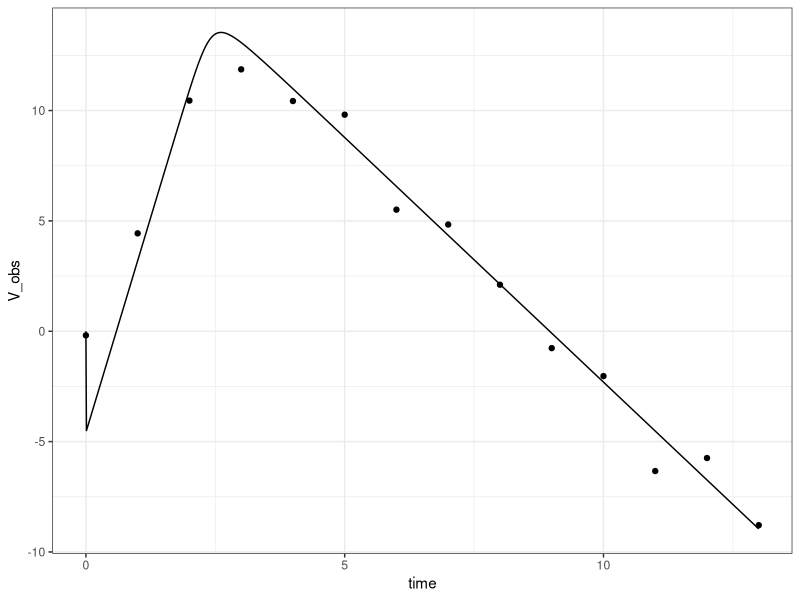

This figure's R source:
library(deSolve)
library(tidyverse)

# target cell limited model ode system
targetcell <- function(t, states, params) {
  with(as.list(c(states, params)), {
    dT <- -b * V * T
    dI <- b * V * T - d * I
    dV <- p * I - c * V
    #dR <- c * V - e * R
    
    list(c(dT, dI, dV))
  })
}

# observation process
observe <- function(df, sigma = 1) {
  n <- length(df$V)
  df$V_obs <- rnorm(n, log(df$V), 1)

  return(df)
}

fit <- function(df) {
  
}

# set true parameter values
params <- c(
  b = 0.000005788,
  d = 2.36,
  c = 974,
  p = 2.15
  # e = 0.5
)

# initialize stat variables
states <- c(
  T = 8e8,
  I = 0,
  V = 1
  # R = 0
)

# create vectors for plotting true value
times <- seq(0, 13, by = 0.01)

# samples for DGP
samples <- seq(0, 13, by = 1)

#
true <- ode(y = states, times = times, func = targetcell, parms = params)
true <- as.data.frame(true)

samples <- ode(y = states, times = samples, func = targetcell, parms = params)
samples <- as.data.frame(samples)

# observations process
samples <- observe(samples)


ggplot(samples) +
  geom_point(data = samples, aes(x = time, y = V_obs)) +
  geom_line(data = true, aes(x = time, y = log(V))) +
  # geom_line( aes(x = time, y = log(V) + log(R)), linetype = "dashed") +
  theme_bw()
